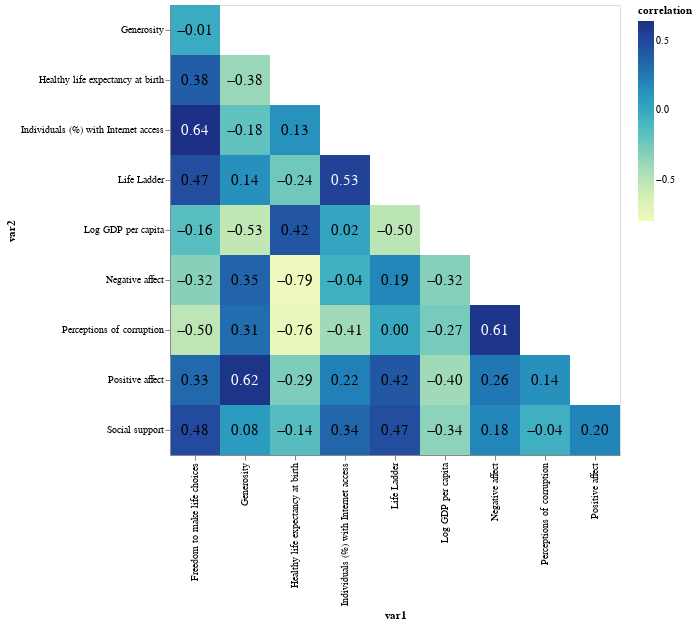

The notebook cell saved with this chart:
### Code cell
corrMatrix = top10GDP.drop("year", axis=1).corr().reset_index().melt('index')
corrMatrix.columns = ['var1', 'var2', 'correlation']

base = alt.Chart(corrMatrix).transform_filter(
    alt.datum.var1 < alt.datum.var2
).encode(
    x='var1',
    y='var2',
).properties(
    width=alt.Step(50),
    height=alt.Step(50)
)

rects = base.mark_rect().encode(
    color='correlation'
)

text = base.mark_text(
    size=15
).encode(
    text=alt.Text('correlation', format=".2f"),
    color=alt.condition(
        "datum.correlation > 0.5",
        alt.value('white'),
        alt.value('black')
    )
)

corrmatrix = rects + text
corrmatrix

### Figure 1 — Vega-Lite specification as saved in the notebook (floating-point values rounded to 4 significant figures)
{"config": {"view": {"continuousWidth": 400, "continuousHeight": 300}}, "layer": [{"mark": "rect", "encoding": {"color": {"type": "quantitative", "field": "correlation"}, "x": {"type": "nominal", "field": "var1"}, "y": {"type": "nominal", "field": "var2"}}, "height": {"step": 50}, "transform": [{"filter": "(datum.var1 < datum.var2)"}], "width": {"step": 50}}, {"mark": {"type": "text", "size": 15}, "encoding": {"color": {"condition": {"value": "white", "test": "datum.correlation > 0.5"}, "value": "black"}, "text": {"type": "quantitative", "field": "correlation", "format": ".2f"}, "x": {"type": "nominal", "field": "var1"}, "y": {"type": "nominal", "field": "var2"}}, "height": {"step": 50}, "transform": [{"filter": "(datum.var1 < datum.var2)"}], "width": {"step": 50}}], "data": {"name": "data-6ae045299181ac24cdb6238eaf200d10"}, "$schema": "https://vega.github.io/schema/vega-lite/v4.8.1.json", "datasets": {"data-6ae045299181ac24cdb6238eaf200d10": [{"var1": "Life Ladder", "var2": "Life Ladder", "correlation": 1.0}, {"var1": "Log GDP per capita", "var2": "Life Ladder", "correlation": -0.5026}, {"var1": "Social support", "var2": "Life Ladder", "correlation": 0.465}, {"var1": "Healthy life expectancy at birth", "var2": "Life Ladder", "correlation": -0.2422}, {"var1": "Freedom to make life choices", "var2": "Life Ladder", "correlation": 0.4663}, {"var1": "Generosity", "var2": "Life Ladder", "correlation": 0.1391}, {"var1": "Perceptions of corruption", "var2": "Life Ladder", "correlation": 0.001026}, {"var1": "Positive affect", "var2": "Life Ladder", "correlation": 0.4163}, {"var1": "Negative affect", "var2": "Life Ladder", "correlation": 0.1923}, {"var1": "Individuals (%) with Internet access", "var2": "Life Ladder", "correlation": 0.5289}, {"var1": "Life Ladder", "var2": "Log GDP per capita", "correlation": -0.5026}, {"var1": "Log GDP per capita", "var2": "Log GDP per capita", "correlation": 1.0}, {"var1": "Social support", "var2": "Log GDP per capita", "correlation": -0.3386}, {"var1": "Healthy life expectancy at birth", "var2": "Log GDP per capita", "correlation": 0.4246}, {"var1": "Freedom to make life choices", "var2": "Log GDP per capita", "correlation": -0.1569}, {"var1": "Generosity", "var2": "Log GDP per capita", "correlation": -0.5275}, {"var1": "Perceptions of corruption", "var2": "Log GDP per capita", "correlation": -0.2658}, {"var1": "Positive affect", "var2": "Log GDP per capita", "correlation": -0.4048}, {"var1": "Negative affect", "var2": "Log GDP per capita", "correlation": -0.3152}, {"var1": "Individuals (%) with Internet access", "var2": "Log GDP per capita", "correlation": 0.02251}, {"var1": "Life Ladder", "var2": "Social support", "correlation": 0.465}, {"var1": "Log GDP per capita", "var2": "Social support", "correlation": -0.3386}, {"var1": "Social support", "var2": "Social support", "correlation": 1.0}, {"var1": "Healthy life expectancy at birth", "var2": "Social support", "correlation": -0.1419}, {"var1": "Freedom to make life choices", "var2": "Social support", "correlation": 0.4825}, {"var1": "Generosity", "var2": "Social support", "correlation": 0.0842}, {"var1": "Perceptions of corruption", "var2": "Social support", "correlation": -0.04397}, {"var1": "Positive affect", "var2": "Social support", "correlation": 0.1972}, {"var1": "Negative affect", "var2": "Social support", "correlation": 0.1847}, {"var1": "Individuals (%) with Internet access", "var2": "Social support", "correlation": 0.3408}, {"var1": "Life Ladder", "var2": "Healthy life expectancy at birth", "correlation": -0.2422}, {"var1": "Log GDP per capita", "var2": "Healthy life expectancy at birth", "correlation": 0.4246}, {"var1": "Social support", "var2": "Healthy life expectancy at birth", "correlation": -0.1419}, {"var1": "Healthy life expectancy at birth", "var2": "Healthy life expectancy at birth", "correlation": 1.0}, {"var1": "Freedom to make life choices", "var2": "Healthy life expectancy at birth", "correlation": 0.3825}, {"var1": "Generosity", "var2": "Healthy life expectancy at birth", "correlation": -0.3815}, {"var1": "Perceptions of corruption", "var2": "Healthy life expectancy at birth", "correlation": -0.7572}, {"var1": "Positive affect", "var2": "Healthy life expectancy at birth", "correlation": -0.2906}, {"var1": "Negative affect", "var2": "Healthy life expectancy at birth", "correlation": -0.7935}, {"var1": "Individuals (%) with Internet access", "var2": "Healthy life expectancy at birth", "correlation": 0.1309}, {"var1": "Life Ladder", "var2": "Freedom to make life choices", "correlation": 0.4663}, {"var1": "Log GDP per capita", "var2": "Freedom to make life choices", "correlation": -0.1569}, {"var1": "Social support", "var2": "Freedom to make life choices", "correlation": 0.4825}, {"var1": "Healthy life expectancy at birth", "var2": "Freedom to make life choices", "correlation": 0.3825}, {"var1": "Freedom to make life choices", "var2": "Freedom to make life choices", "correlation": 1.0}, {"var1": "Generosity", "var2": "Freedom to make life choices", "correlation": -0.01492}, {"var1": "Perceptions of corruption", "var2": "Freedom to make life choices", "correlation": -0.5045}, {"var1": "Positive affect", "var2": "Freedom to make life choices", "correlation": 0.3301}, {"var1": "Negative affect", "var2": "Freedom to make life choices", "correlation": -0.3211}, {"var1": "Individuals (%) with Internet access", "var2": "Freedom to make life choices", "correlation": 0.6426}, {"var1": "Life Ladder", "var2": "Generosity", "correlation": 0.1391}, {"var1": "Log GDP per capita", "var2": "Generosity", "correlation": -0.5275}, {"var1": "Social support", "var2": "Generosity", "correlation": 0.0842}, {"var1": "Healthy life expectancy at birth", "var2": "Generosity", "correlation": -0.3815}, {"var1": "Freedom to make life choices", "var2": "Generosity", "correlation": -0.01492}, {"var1": "Generosity", "var2": "Generosity", "correlation": 1.0}, {"var1": "Perceptions of corruption", "var2": "Generosity", "correlation": 0.307}, {"var1": "Positive affect", "var2": "Generosity", "correlation": 0.6185}, {"var1": "Negative affect", "var2": "Generosity", "correlation": 0.3487}, {"var1": "Individuals (%) with Internet access", "var2": "Generosity", "correlation": -0.1833}, {"var1": "Life Ladder", "var2": "Perceptions of corruption", "correlation": 0.001026}, {"var1": "Log GDP per capita", "var2": "Perceptions of corruption", "correlation": -0.2658}, {"var1": "Social support", "var2": "Perceptions of corruption", "correlation": -0.04397}, {"var1": "Healthy life expectancy at birth", "var2": "Perceptions of corruption", "correlation": -0.7572}, {"var1": "Freedom to make life choices", "var2": "Perceptions of corruption", "correlation": -0.5045}, {"var1": "Generosity", "var2": "Perceptions of corruption", "correlation": 0.307}, {"var1": "Perceptions of corruption", "var2": "Perceptions of corruption", "correlation": 1.0}, {"var1": "Positive affect", "var2": "Perceptions of corruption", "correlation": 0.1394}, {"var1": "Negative affect", "var2": "Perceptions of corruption", "correlation": 0.6144}, {"var1": "Individuals (%) with Internet access", "var2": "Perceptions of corruption", "correlation": -0.4091}, {"var1": "Life Ladder", "var2": "Positive affect", "correlation": 0.4163}, {"var1": "Log GDP per capita", "var2": "Positive affect", "correlation": -0.4048}, {"var1": "Social support", "var2": "Positive affect", "correlation": 0.1972}, {"var1": "Healthy life expectancy at birth", "var2": "Positive affect", "correlation": -0.2906}, {"var1": "Freedom to make life choices", "var2": "Positive affect", "correlation": 0.3301}, {"var1": "Generosity", "var2": "Positive affect", "correlation": 0.6185}, {"var1": "Perceptions of corruption", "var2": "Positive affect", "correlation": 0.1394}, {"var1": "Positive affect", "var2": "Positive affect", "correlation": 1.0}, {"var1": "Negative affect", "var2": "Positive affect", "correlation": 0.2624}, {"var1": "Individuals (%) with Internet access", "var2": "Positive affect", "correlation": 0.2224}, {"var1": "Life Ladder", "var2": "Negative affect", "correlation": 0.1923}, {"var1": "Log GDP per capita", "var2": "Negative affect", "correlation": -0.3152}, {"var1": "Social support", "var2": "Negative affect", "correlation": 0.1847}, {"var1": "Healthy life expectancy at birth", "var2": "Negative affect", "correlation": -0.7935}, {"var1": "Freedom to make life choices", "var2": "Negative affect", "correlation": -0.3211}, {"var1": "Generosity", "var2": "Negative affect", "correlation": 0.3487}, {"var1": "Perceptions of corruption", "var2": "Negative affect", "correlation": 0.6144}, {"var1": "Positive affect", "var2": "Negative affect", "correlation": 0.2624}, {"var1": "Negative affect", "var2": "Negative affect", "correlation": 1.0}, {"var1": "Individuals (%) with Internet access", "var2": "Negative affect", "correlation": -0.04059}, {"var1": "Life Ladder", "var2": "Individuals (%) with Internet access", "correlation": 0.5289}, {"var1": "Log GDP per capita", "var2": "Individuals (%) with Internet access", "correlation": 0.02251}, {"var1": "Social support", "var2": "Individuals (%) with Internet access", "correlation": 0.3408}, {"var1": "Healthy life expectancy at birth", "var2": "Individuals (%) with Internet access", "correlation": 0.1309}, {"var1": "Freedom to make life choices", "var2": "Individuals (%) with Internet access", "correlation": 0.6426}, {"var1": "Generosity", "var2": "Individuals (%) with Internet access", "correlation": -0.1833}, {"var1": "Perceptions of corruption", "var2": "Individuals (%) with Internet access", "correlation": -0.4091}, {"var1": "Positive affect", "var2": "Individuals (%) with Internet access", "correlation": 0.2224}, {"var1": "Negative affect", "var2": "Individuals (%) with Internet access", "correlation": -0.04059}, {"var1": "Individuals (%) with Internet access", "var2": "Individuals (%) with Internet access", "correlation": 1.0}]}}
